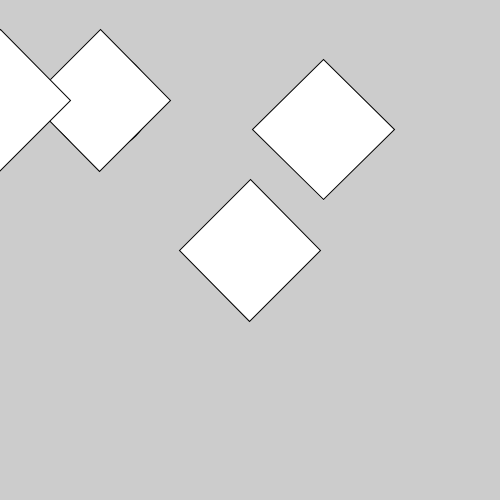
Frame 1 (no input)
Frame 60 (the mouse pressed at the canvas centre just before this capture): identical to frame 1, image omitted
Frame 120 (the mouse held since frame 60 and released just before this capture): identical to frame 1, image omitted

The Processing sketch that drew this single still picture (run headless with seeded random() and noise(); from frame 60 on, the mouse is pressed at the canvas centre):

// Processing sketch: diamond
// ── diamond.pde
/*
Bea Monti
6/30/22
functions
*/
void setup() {
  //outputs to the GUI: draws something
  size(500, 500);
  circle(100, 100, 100);
  diamond(100, 100);
  diamond(250, 250);
  diamond(0, 100);
  diamond(random(0, width), random(0, height));
  
  //random function outputs to the code:"returns" a value
  random(0, 10);
  int x = int(random(0, 10));
  abs(-5);
 
 // does not output
  fill(100, 255, 0);
  textAlign(CENTER, CENTER);
}
//void means your not returning anything: not outputting to the code
void diamond(float xOffset, float yOffset) {
  push();
  rectMode(CENTER);
  translate(xOffset, yOffset);
  rotate(radians(45));
  square(0, 0, 100);
  pop();
}

void draw() {
  
}

void mousePressed() {
  
}

void keyPressed() {

}
